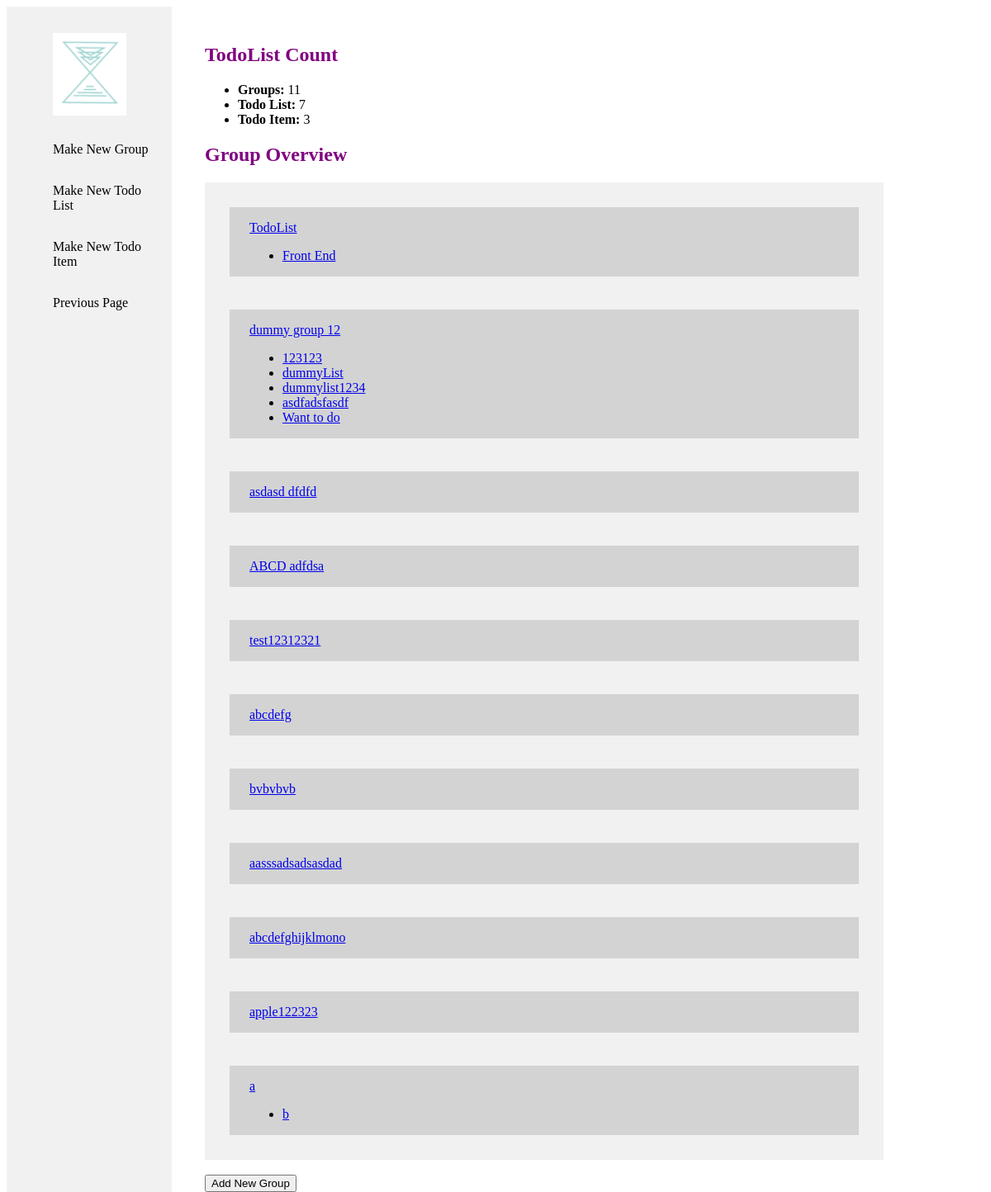
The app's page /, older data.
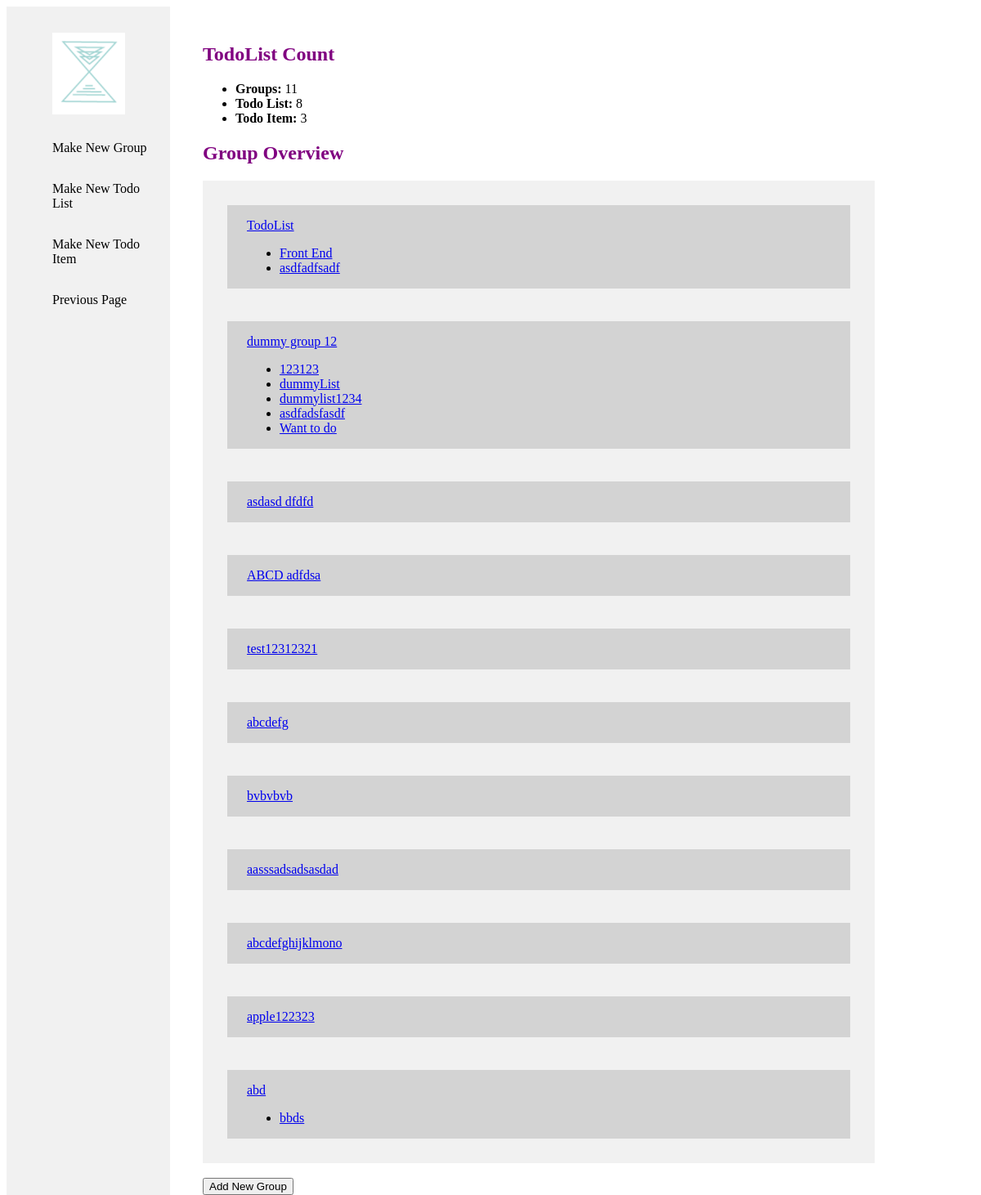
The same page, newer data.
### calendarApp/models.py (models this page shows, shortened)
class Group(models.Model):
    name = models.CharField(max_length=200)
    def __str__(self):
        return self.name

class TodoList(models.Model):
    group = models.ForeignKey(Group, on_delete=models.CASCADE)
    name = models.CharField(max_length=200)
    def getGroup(self):
        return str(self.group)

### calendarApp/views.py (the view)
# urls.py: path('', views.index, name='index'),
def index(request):
    num_Groups = Group.objects.all().count()
    num_TodoList = TodoList.objects.all().count()
    num_TodoItem = TodoItem.objects.all().count()
    groups = Group.objects.all()
    todoLists = TodoList.objects.all()
    todoItems = TodoItem.objects.all()
    context = {
        "num_Groups": num_Groups,
        "num_TodoList": num_TodoList,
        "num_TodoItem": num_TodoItem,
        "groups": groups,
        "todoLists": todoLists,
        "todoItems": todoItems,
    }
    return render(request, "index.html", context=context)

### calendarApp/templates/index.html
{% extends "base_generic.html" %}
{% block content %}
<div class="content">
  <div class="main">
    <h2>TodoList Count</h2>
    <ul>
      <li><strong>Groups:</strong> {{ num_Groups }}</li>
      <li><strong>Todo List:</strong> {{ num_TodoList }}</li>
      <li><strong>Todo Item:</strong> {{ num_TodoItem }}</li>
    </ul>
    <h2>Group Overview</h2>
    {% if groups %}
      <div class="indexOverview">
        {% for group in groups %}
          <div class="groups">
            <p><a href="/{{group.name}}">{{group.name}}</a></p>
            <ul class="todoList">
            {% for todoList in todoLists %}
              {% if todoList.getGroup == group.name %}
                <li><a href="/{{todoList.group}}/{{todoList.name}}">{{todoList.name}}</a></li>
              {% endif %}
            {% endfor %}
            </ul>
          </div>
        {% endfor %}
      </div>
      <br>
      <button onclick="location.href='/makeNewGroup'">Add New Group</button>
    {% endif %}
  </div>
</div>
{% endblock %}

Row changes from the older to the newer data that the page shows:
added TodoList: name "asdfadfsadf", shown under Group "TodoList"
changed Group: name "a" → "abd"
changed TodoList: name "b" → "bbds"
Text that changed along with them:
{{ num_TodoList }}: "7" → "8"
